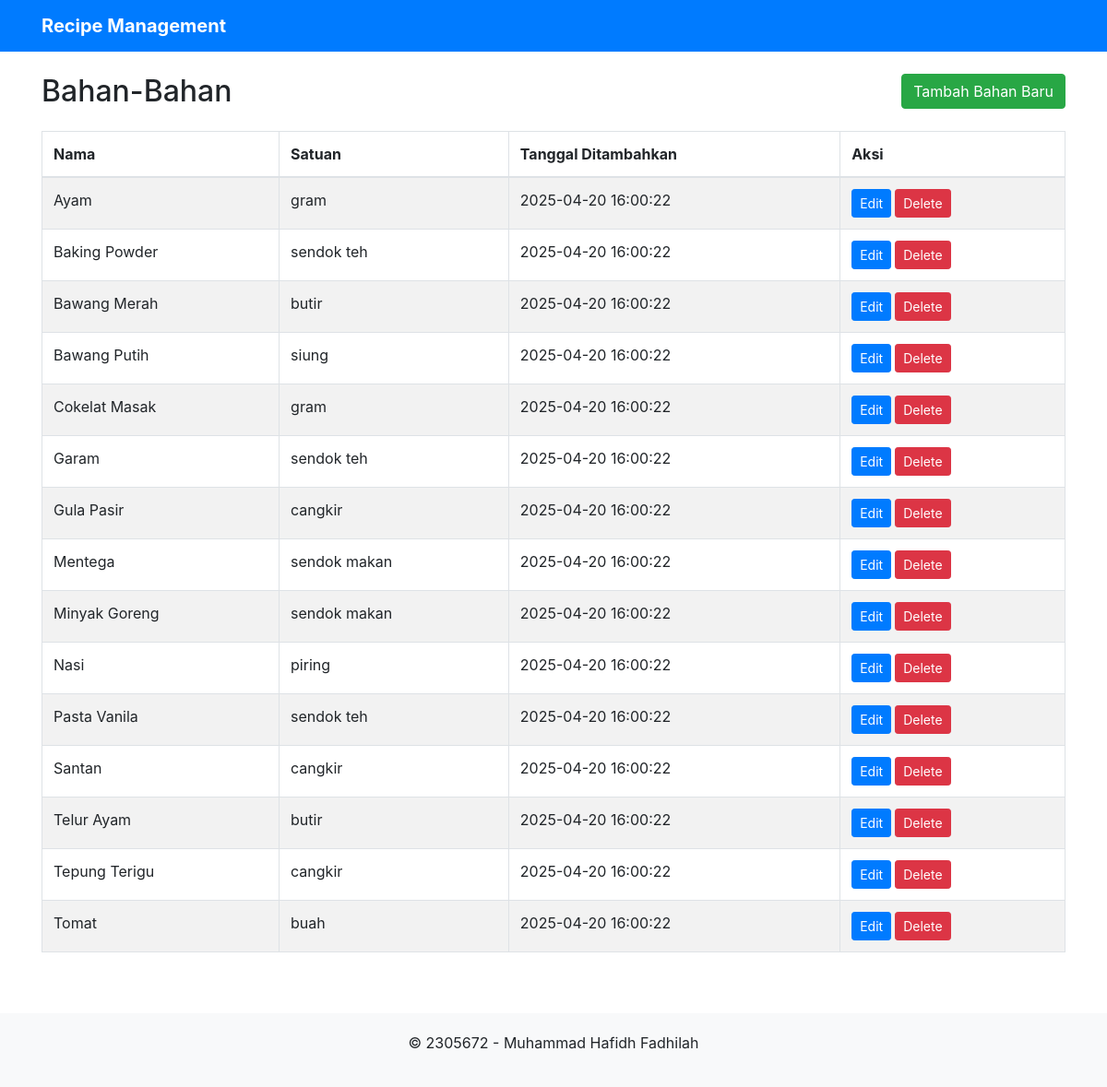
The app's page /views/ingredients/index.php with its own data.
### tables this page shows
CREATE TABLE bahan (
    id INT NOT NULL AUTO_INCREMENT,
    nama VARCHAR(255) NOT NULL,
    satuan VARCHAR(50) NOT NULL,
    dibuat_pada DATETIME NOT NULL,
    PRIMARY KEY (id)
);

### models/Bahan.php (called while the page is built, shortened)
<?php
class Bahan {
    private $conn;
    private $table_name = "bahan";
    public function __construct($db) {
        $this->conn = $db;
    }
    public function read() {
        $query = "SELECT id, nama, satuan, dibuat_pada FROM " . $this->table_name . " ORDER BY nama";
        $stmt = $this->conn->prepare($query);
        $stmt->execute();
        return $stmt;
    }
}
?>

### views/ingredients/index.php (the view, shortened to what this page needs)
<?php
include_once '../../models/Bahan.php';
$database = new Database();
$db = $database->getConnection();
$bahan = new Bahan($db);
include_once '../../includes/header.php';
?>
<div class="container mt-4">
    <div class="row mb-3">
        <div class="col-md-6">
            <h2>Bahan-Bahan</h2>
        </div>
        <div class="col-md-6 text-right">
            <a href="create.php" class="btn btn-success">Tambah Bahan Baru</a>
        </div>
    </div>
    <div class="row">
        <div class="col-md-12">
            <table class="table table-bordered table-striped">
                <thead>
                    <tr>
                        <th>Nama</th>
                        <th>Satuan</th>
                        <th>Tanggal Ditambahkan</th>
                        <th>Aksi</th>
                    </tr>
                </thead>
                <tbody>
                    <?php
                    $stmt = $bahan->read();
                    if($stmt->rowCount() > 0) {
                        while($row = $stmt->fetch(PDO::FETCH_ASSOC)) {
                            extract($row);
                            echo "<tr>";
                                echo "<td>{$nama}</td>";
                                echo "<td>{$satuan}</td>";
                                echo "<td>{$dibuat_pada}</td>";
                                echo "<td>";
                                    echo "<a href='edit.php?id={$id}' class='btn btn-primary btn-sm mr-1'>Edit</a>";
                                    echo "<a href='delete.php?id={$id}' class='btn btn-danger btn-sm' onclick='return confirm(\" yakin?\")'>Delete</a>";
                                echo "</td>";
                            echo "</tr>";
                        }
                    } else {
                        echo "<tr><td colspan='4' class='text-center'>Tidak ada bahan yang ditemukan.</td></tr>";
                    }
                    ?>
                </tbody>
            </table>
        </div>
    </div>
</div>
<?php
include_once '../../includes/footer.php';
?>

### includes/header.php (shortened to what this page needs)
<!DOCTYPE html>
<html lang="en">
<head>
    <link rel="stylesheet" href="https://stackpath.bootstrapcdn.com/bootstrap/4.5.2/css/bootstrap.min.css">
</head>
<body>
    <nav class="navbar navbar-expand-lg navbar-dark bg-primary">
        <div class="container">
            <a class="navbar-brand" href="../../index.php">Recipe Management</a>
        </div>
    </nav>

### includes/footer.php (shortened to what this page needs)
<footer class="footer">
        <div class="container">
            <p>&copy; 2305672 - Muhammad Hafidh Fadhilah</p>
        </div>
    </footer>
</body>
</html>

### includes/header.php (style rules this page uses)
.navbar-brand { font-weight: bold; }
.footer { margin-top: 50px; padding: 20px 0; background-color: #f8f9fa; text-align: center; }

### records on screen
bahan: nama "Ayam", satuan "gram", dibuat_pada "2025-04-20 16:00:22"
bahan: nama "Baking Powder", satuan "sendok teh", dibuat_pada "2025-04-20 16:00:22"
bahan: nama "Bawang Merah", satuan "butir", dibuat_pada "2025-04-20 16:00:22"
bahan: nama "Bawang Putih", satuan "siung", dibuat_pada "2025-04-20 16:00:22"
bahan: nama "Cokelat Masak", satuan "gram", dibuat_pada "2025-04-20 16:00:22"
bahan: nama "Garam", satuan "sendok teh", dibuat_pada "2025-04-20 16:00:22"
bahan: nama "Gula Pasir", satuan "cangkir", dibuat_pada "2025-04-20 16:00:22"
bahan: nama "Mentega", satuan "sendok makan", dibuat_pada "2025-04-20 16:00:22"
bahan: nama "Minyak Goreng", satuan "sendok makan", dibuat_pada "2025-04-20 16:00:22"
bahan: nama "Nasi", satuan "piring", dibuat_pada "2025-04-20 16:00:22"
bahan: nama "Pasta Vanila", satuan "sendok teh", dibuat_pada "2025-04-20 16:00:22"
bahan: nama "Santan", satuan "cangkir", dibuat_pada "2025-04-20 16:00:22"
bahan: nama "Telur Ayam", satuan "butir", dibuat_pada "2025-04-20 16:00:22"
bahan: nama "Tepung Terigu", satuan "cangkir", dibuat_pada "2025-04-20 16:00:22"
bahan: nama "Tomat", satuan "buah", dibuat_pada "2025-04-20 16:00:22"
